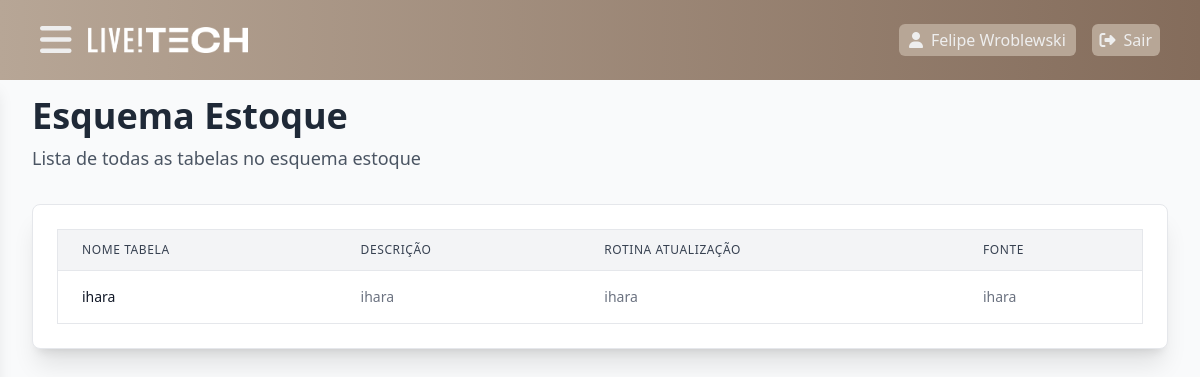
Screenshot of /esquemaEstoque/Estoque (signed in) with the database file from the repository.
### app/models.py (models this page shows)
class User(db.Model, UserMixin):
    id = db.Column(db.Integer, primary_key=True)
    nome = db.Column(db.String, nullable=False, default="Indivíduo Indigente")
    email = db.Column(db.String, nullable=False)
    senha = db.Column(db.String, nullable=True)
    adm = db.Column(db.Boolean, default=False)
    def puxar_nome(self):
        return self.nome

class Tabela(db.Model):
    id = db.Column(db.Integer, primary_key=True)
    nome_tabela = db.Column(db.String, nullable=False)
    descricao_tabela = db.Column(db.String, nullable=True)
    esquema = db.Column(db.String, nullable=False)
    dag_id = db.Column(db.Integer, db.ForeignKey('dag.id', name="fk_tabela_dag"), nullable=False)
    origem_id = db.Column(db.Integer, db.ForeignKey('origem.id', name="fk_tabela_origem"), nullable=False)
    dag = db.relationship('Dag', back_populates='tabelas')
    origem = db.relationship('Origem', back_populates='tabelas')
    colunas = db.relationship('Colunas', back_populates='tabela', lazy=True, cascade="all, delete-orphan")

class Dag(db.Model):
    id = db.Column(db.Integer, primary_key=True)
    dag = db.Column(db.String, nullable=False)
    schedule = db.Column(db.String, nullable=False)
    tabelas = db.relationship('Tabela', back_populates='dag', lazy=True)

class Origem(db.Model):
    id = db.Column(db.Integer, primary_key=True)
    sistema_origem = db.Column(db.String, nullable=False)
    tabela_origem = db.Column(db.String, nullable=False)
    tabelas = db.relationship('Tabela', back_populates='origem', lazy=True)

### app/views.py (the view)
@app.route('/esquemaEstoque/<string:nome_esquema>', methods=['GET'])
@login_required
def esquemaEstoque(nome_esquema):
    tabelas_do_esquema = get_tabelas_por_esquema(nome_esquema)
    return render_template('Esquemas/esquemaEstoque.html', esquema_atual=nome_esquema, tabelas=tabelas_do_esquema)

### app/models.py (called while the page is built)
@login_manager.user_loader
def load_user(user_id):
    return User.query.get(user_id)

### app/views.py (called while the page is built)
@app.after_request
def add_header(response):
    response.cache_control.no_store = True
    return response

@app.context_processor
def inject_user():
    return dict(current_user=current_user)

def get_tabelas_por_esquema(nome_esquema):
    from sqlalchemy.orm import joinedload
    tabelas = Tabela.query.options(
        joinedload(Tabela.dag),
        joinedload(Tabela.origem)
    ).filter_by(esquema=nome_esquema).all()
    return tabelas

### app/templates/Esquemas/esquemaEstoque.html
{% extends 'base.html' %}
{% block content %}
{% include 'navbar.html' %}
    <div class="h-screen w-full bg-brancoCinza">
        <div class="p-8 font-sans bg-gray-50 min-h-screen">
        <h1 class="text-4xl font-bold text-gray-800 mb-2 mt-16">Esquema Estoque</h1>
        <p class="text-lg text-gray-600 mb-8">Lista de todas as tabelas no esquema estoque</p>
        <div class="bg-white shadow-xl rounded-lg p-6 border border-gray-200">
            <div class="overflow-x-auto">
                <table class="min-w-full divide-y divide-gray-200 border border-gray-200 rounded-lg">
                    <thead class="bg-gray-100">
                        <tr>
                            <th scope="col" class="px-6 py-3 text-left text-xs font-medium text-gray-700 uppercase tracking-wider">Nome Tabela</th>
                            <th scope="col" class="px-6 py-3 text-left text-xs font-medium text-gray-700 uppercase tracking-wider">Descrição</th>
                            <th scope="col" class="px-6 py-3 text-left text-xs font-medium text-gray-700 uppercase tracking-wider">Rotina Atualização</th>
                            <th scope="col" class="px-6 py-3 text-left text-xs font-medium text-gray-700 uppercase tracking-wider">Fonte</th>
                        </tr>
                    </thead>
                    <tbody class="bg-white divide-y divide-gray-200">
                        {% for tabela in tabelas %}
                            <tr>
                                <td class="px-6 py-4 whitespace-nowrap text-sm font-medium text-gray-900">
                                    <a href="{{url_for('detalhesTabela', tabela_id=tabela.id )}}">{{ tabela.nome_tabela }}</a>
                                </td>
                                <td class="px-6 py-4 whitespace-nowrap text-sm text-gray-500">{{ tabela.descricao_tabela }}</td>
                                <td class="px-6 py-4 whitespace-nowrap text-sm text-gray-500">{{ tabela.dag.schedule }}</td>
                                <td class="px-6 py-4 whitespace-nowrap text-sm text-gray-500">{{ tabela.origem.sistema_origem }}</td>
                            </tr>
                        {% endfor %}
                    </tbody>
                </table>
            </div>
        </div>
    </div>
</div>
{% endblock %}

### app/templates/navbar.html (shortened to what this page needs)
<div class="p-0 m-0 box-border">
        <header class="flex items-center justify-between bg-gradient-to-r from-begePrincipal to-begeForte h-20 w-full flex-row text-brancoCinza fixed">
            <div class="flex items-center gap-4 ml-10">
                <button id="toogleSidebar">
                    <i class="fa-solid fa-bars text-4xl cursor-pointer"></i>
                </button>
                <a href="{{url_for('home')}}" class="decoration-0">
                    <img src="{{url_for('static', filename='imgs/livetech.png')}}" alt="" class="w-40">
                </a>
            </div>
            <div class="flex items-center gap-4 mr-10">
                <a href="{{url_for('home')}}" class="flex flex-row items-center gap-2 p-1 w-4/5 justify-center rounded-md bg-begePrincipal">
                    <i class="fa-solid fa-user"></i>
                    <h1>{{ current_user.puxar_nome() }}</h1>
                </a>
                <a href="{{url_for('logout')}}" class="bg-begePrincipal p-1 w-20 flex flex-row items-center gap-2 justify-center rounded-md">
                    <i class="fa-solid fa-right-from-bracket"></i>
                    <h1>Sair</h1>
                </a>
            </div>
        </header>
    </div>

### rows the page displays
User: puxar_nome "Felipe Wroblewski"
Tabela: nome_tabela "ihara", descricao_tabela "ihara", dag.schedule "ihara", origem.sistema_origem "ihara"
